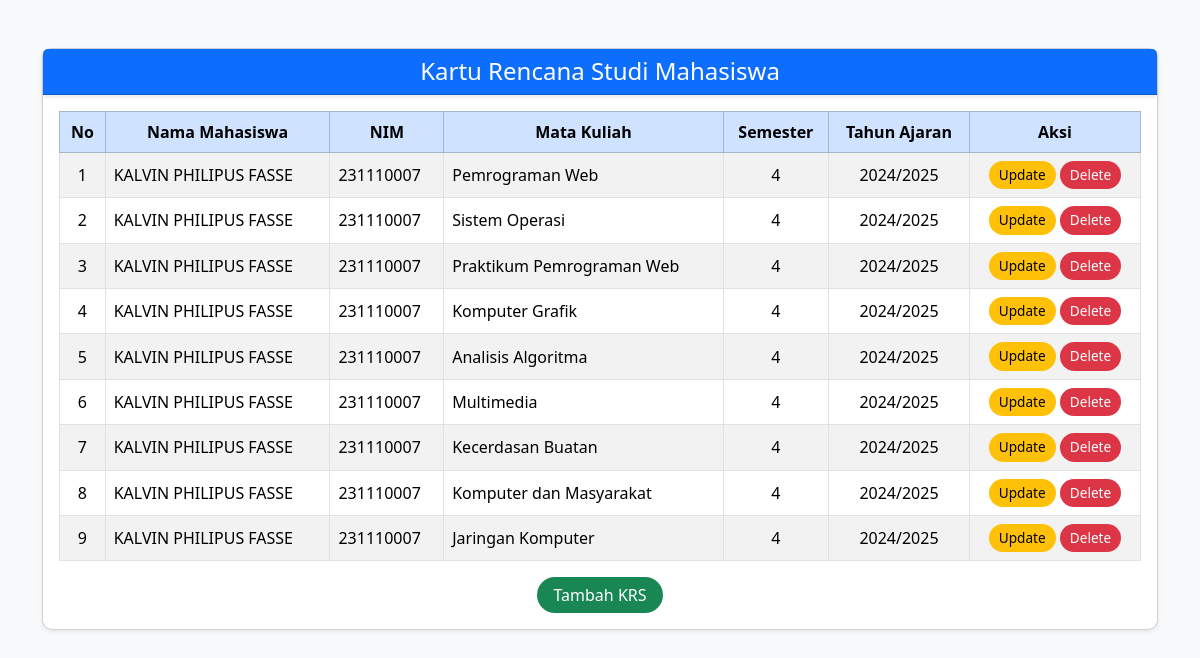
The page / on the database its author committed.
### tables this page shows
CREATE TABLE `krs` (
  `id` int(11) NOT NULL,
  `mahasiswa_id` int(11) NOT NULL,
  `matakuliah_id` int(11) NOT NULL,
  `semester` varchar(20) DEFAULT NULL,
  `tahun_ajaran` varchar(20) DEFAULT NULL
);

CREATE TABLE `mahasiswa` (
  `id` int(11) NOT NULL,
  `nama` varchar(100) DEFAULT NULL,
  `nim` varchar(20) DEFAULT NULL
);

CREATE TABLE `matakuliah` (
  `id` int(11) NOT NULL,
  `nama_matkul` varchar(100) DEFAULT NULL
);

### index.php (the view, shortened to what this page needs)
<?php include 'connection.php'; ?>
<!DOCTYPE html>
<html lang="id">
<head>
    <link href="https://cdn.jsdelivr.net/npm/bootstrap@5.3.3/dist/css/bootstrap.min.css" rel="stylesheet">
</head>
<body class="bg-light">
<div class="container mt-5">
    <div class="card shadow-sm">
        <div class="card-header bg-primary text-white">
            <h4 class="mb-0 text-center">Kartu Rencana Studi Mahasiswa</h4>
        </div>
        <div class="card-body">
            <table class="table table-bordered table-striped">
                <thead class="table-primary text-center">
                    <tr>
                        <th>No</th>
                        <th>Nama Mahasiswa</th>
                        <th>NIM</th>
                        <th>Mata Kuliah</th>
                        <th>Semester</th>
                        <th>Tahun Ajaran</th>
                        <th>Aksi</th>
                    </tr>
                </thead>
                <tbody>
                    <?php
                    $no = 1;
                    $query = mysqli_query($conn, "
                        SELECT
                            krs.id,
                            mahasiswa.nama,
                            mahasiswa.nim,
                            matakuliah.nama_matkul,
                            krs.semester,
                            krs.tahun_ajaran
                        FROM krs
                            JOIN mahasiswa ON krs.mahasiswa_id = mahasiswa.id
                            JOIN matakuliah ON krs.matakuliah_id = matakuliah.id
                            ORDER BY krs.id DESC
                    ");
                    if (mysqli_num_rows($query) > 0) {
                        while ($row = mysqli_fetch_assoc($query)) {
                            echo "<tr>
                                <td class='text-center'>{$no}</td>
                                <td>{$row['nama']}</td>
                                <td>{$row['nim']}</td>
                                <td>{$row['nama_matkul']}</td>
                                <td class='text-center'>{$row['semester']}</td>
                                <td class='text-center'>{$row['tahun_ajaran']}</td>
                                <td class='text-center'>
                                    <a href='update.php?id={$row['id']}' class='btn btn-warning btn-sm'>Update</a>
                                    <a href='delete.php?id={$row['id']}' class='btn btn-danger btn-sm' onclick='return confirm(\"Yakin ingin menghapus data ini?\")'>Delete</a>
                                </td>
                            </tr>";
                            $no++;
                        }
                    } else {
                        echo "<tr><td colspan='7' class='text-center'>Tidak ada data KRS.</td></tr>";
                    }
                    ?>
                </tbody>
            </table>
                <div class="d-flex justify-content-center">
                <a href="add.php" class="btn btn-success">Tambah KRS</a>
            </div>
        </div>
    </div>
</div>
</body>
</html>

### index.php (style rules this page uses)
body { background-color: #f8f9fa; font-family: 'Segoe UI', sans-serif; }
.card { border-radius: 10px; }
.card-header { border-top-left-radius: 10px; border-top-right-radius: 10px; box-shadow: 0 2px 4px rgba(0,0,0,0.1); }
.table th, .table td { vertical-align: middle !important; }
.btn { border-radius: 20px; padding: 6px 16px; }
.btn-sm { padding: 4px 10px; font-size: 0.85rem; }
.btn-success { background-color: #198754; border: none; }
.btn-warning { background-color: #ffc107; border: none; color: #000; }
.btn-danger { background-color: #dc3545; border: none; }

### rows shown on the page
krs: mahasiswa.nama "KALVIN PHILIPUS FASSE", mahasiswa.nim "231110007", matakuliah.nama_matkul "Pemrograman Web", semester "4", tahun_ajaran "2024/2025"
krs: mahasiswa.nama "KALVIN PHILIPUS FASSE", mahasiswa.nim "231110007", matakuliah.nama_matkul "Sistem Operasi", semester "4", tahun_ajaran "2024/2025"
krs: mahasiswa.nama "KALVIN PHILIPUS FASSE", mahasiswa.nim "231110007", matakuliah.nama_matkul "Praktikum Pemrograman Web", semester "4", tahun_ajaran "2024/2025"
krs: mahasiswa.nama "KALVIN PHILIPUS FASSE", mahasiswa.nim "231110007", matakuliah.nama_matkul "Komputer Grafik", semester "4", tahun_ajaran "2024/2025"
krs: mahasiswa.nama "KALVIN PHILIPUS FASSE", mahasiswa.nim "231110007", matakuliah.nama_matkul "Analisis Algoritma", semester "4", tahun_ajaran "2024/2025"
krs: mahasiswa.nama "KALVIN PHILIPUS FASSE", mahasiswa.nim "231110007", matakuliah.nama_matkul "Multimedia", semester "4", tahun_ajaran "2024/2025"
krs: mahasiswa.nama "KALVIN PHILIPUS FASSE", mahasiswa.nim "231110007", matakuliah.nama_matkul "Kecerdasan Buatan", semester "4", tahun_ajaran "2024/2025"
krs: mahasiswa.nama "KALVIN PHILIPUS FASSE", mahasiswa.nim "231110007", matakuliah.nama_matkul "Komputer dan Masyarakat", semester "4", tahun_ajaran "2024/2025"
krs: mahasiswa.nama "KALVIN PHILIPUS FASSE", mahasiswa.nim "231110007", matakuliah.nama_matkul "Jaringan Komputer", semester "4", tahun_ajaran "2024/2025"
